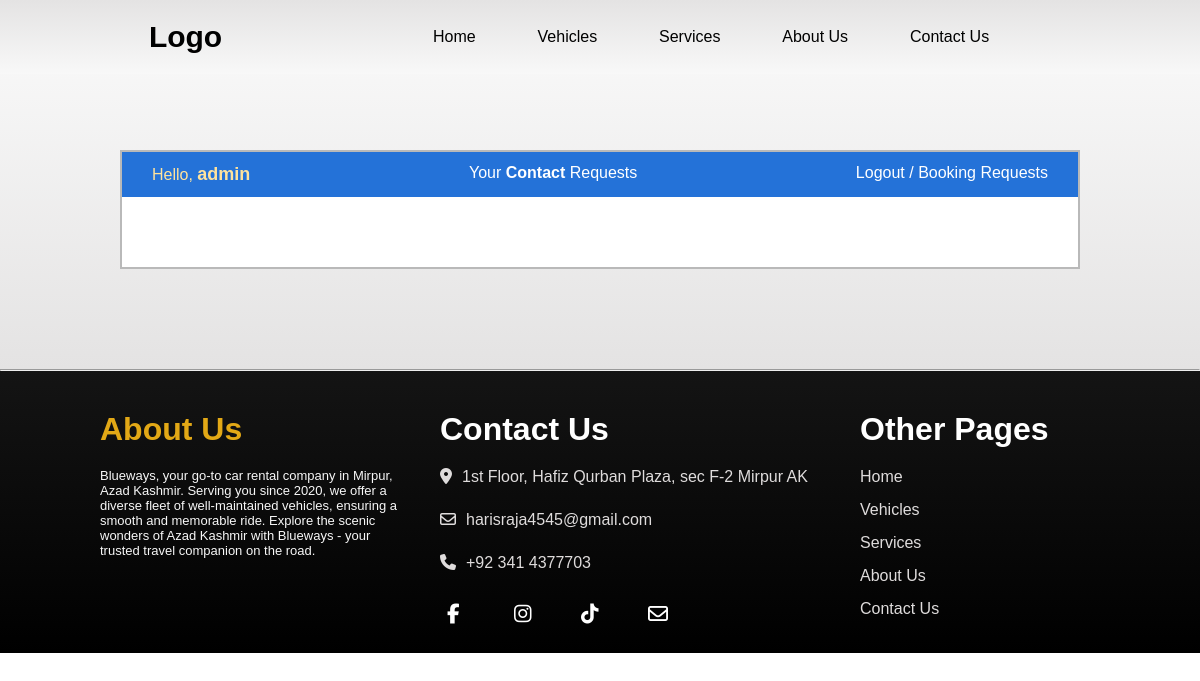
Before: /contactdashboard (signed in) with the older database file.
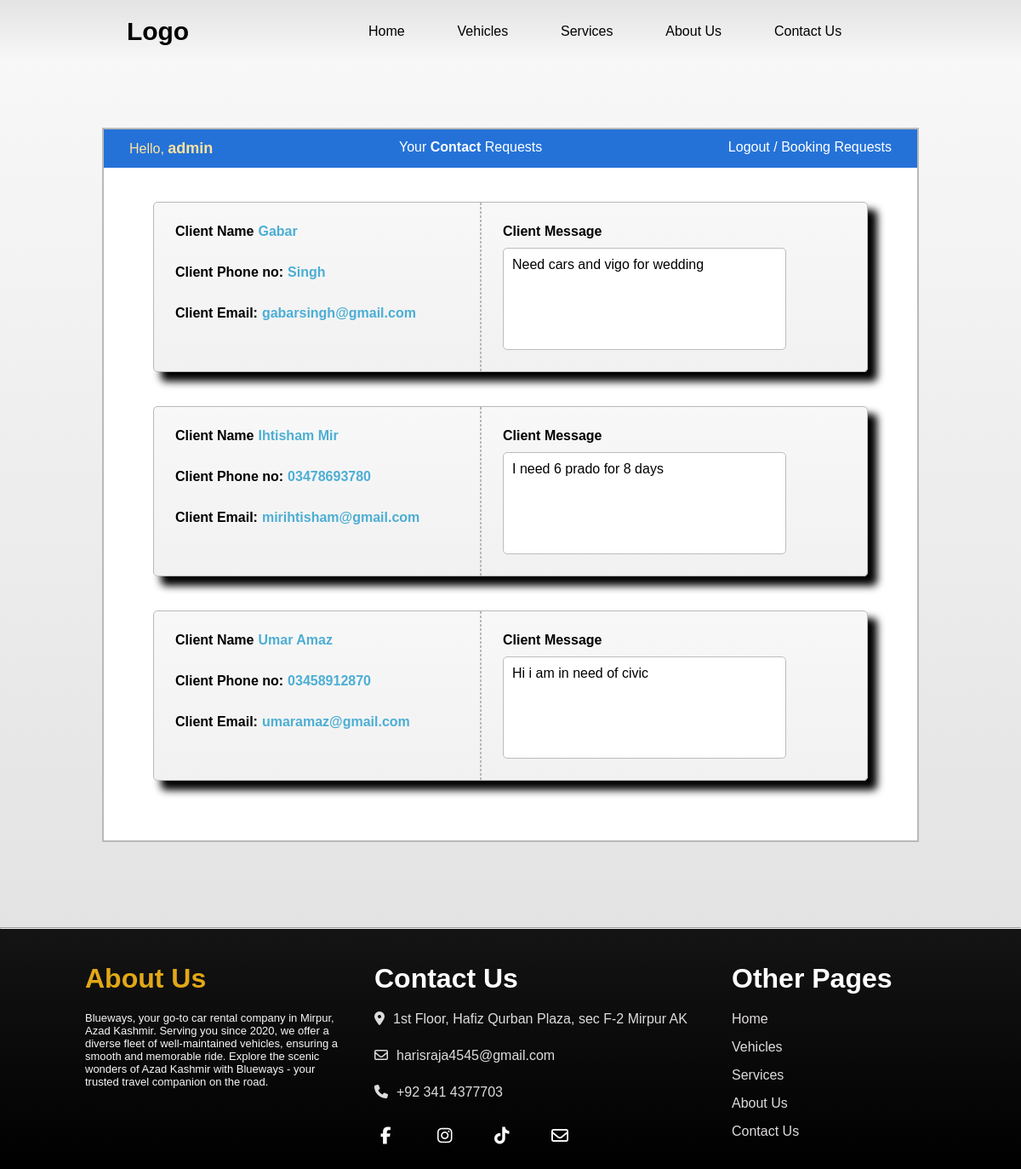
After: the same page with the newer database file.
### home/models.py (models this page shows, shortened)
class Contact(models.Model):
    name = models.CharField(max_length=100, null=True)
    phone = models.CharField(max_length=13, null=True)
    email = models.EmailField(("Email"), max_length=254, null=True)
    message = models.TextField(null=True)
    date_created = models.DateTimeField(auto_now_add=True, null=True)

### home/views.py (the view)
# urls.py: path('contactdashboard', views.contactDashboard, name='contactdashboard'),
@login_required(login_url='loginpage')
def contactDashboard(request):
    contacts = Contact.objects.all().order_by('-date_created')
    context = {'contacts':contacts}
    return render(request, 'home/contactdashboard.html',context)

### home/templates/home/contactdashboard.html
{% extends "home/main.html" %}
{% load static %}
{% block content %}
<link rel="stylesheet" href="{% static "/css/contactdashboard.css" %}">
<div class="dashboardcontainer">
    <div class="dashboardcont">
        <div class="dashboardtitle">
            <span id='titleuser' >Hello, <span id='titleusername'>{{request.user}}</span> </span>
            <span>Your <b>Contact</b> Requests </span>
            <span id='titleuserout'>
                <a  href="{% url "logoutpage" %}">
                    Logout
                </a>/
                <a href="{% url "admindashboard" %}">
                    Booking Requests
                </a>
            </span>
        </div>
        {% for i in contacts %}
        <div class="dashboardinfo">
            <div class="infodashleft">
                <div class="clientname">
                    <p class="client-name">Client Name</p>
                    <p class="rightname">{{i.name}}</p>
                </div>
                <div class="leftcontainers clientphone">
                    <p class="leftconthead client-phone">Client Phone no:</p>
                    <p class="leftcontvalue phone">{{i.phone}} </p>
                </div>
                <div class="leftcontainers clientemail">
                    <p class="leftconthead client-email">Client Email:</p>
                    <p class="leftcontvalue email">{{i.email}} </p>
                </div>
            </div>
            <div class="infodashright">
                <div class="clientmessage">
                    <p class="client-message">Client Message</p>
                    <p class="rightmessage">{{i.message}} </p>
                </div>
            </div>
        </div>
        {% endfor %}
    </div>
</div>
{% endblock content %}

### home/templates/home/main.html (shortened to what this page needs)
{% load static %}
<!DOCTYPE html>
<html lang="en">
<head>
</head>
<body>
    {% include "home/navbar.html" %}
    {% block content %}
    {% endblock content %}
    <hr>
    {% include "home/footer.html" %}
</body>
</html>

### home/templates/home/navbar.html (shortened to what this page needs)
{% load static %}
<link rel="stylesheet" href="{% static '/css/navbar.css' %}">
<nav>
    <div class="navbar-container">
        <div class='navbar-nav_logo'>
            Logo
        </div>
        <div class='navbar-nav_items'>
            <ul class='navbar-list_items'>
                <li class='navbar-item'>
                    <a href="/">Home</a>
                </li>
                <li class='navbar-item'>
                    <a href="{% url "vehicles" %}">Vehicles</a>
                </li>
                <li class='navbar-item'>
                    <a href="{% url "services" %}">Services</a>
                </li>
                <li class='navbar-item'>
                    <a href="{% url "aboutus" %}">About Us</a>
                </li>
                <li class='navbar-item'>
                    <a href="{% url "contactus" %}">Contact Us</a>
                </li>
            </ul>
        </div>
    </div>
</nav>

### home/templates/home/footer.html (shortened to what this page needs)
{% load static %}
<link rel="stylesheet" href="{% static "/css/footer.css" %}">
<link rel="stylesheet" href="https://cdnjs.cloudflare.com/ajax/libs/font-awesome/6.4.2/css/all.min.css" />
<div class="footer-container">
    <div class='footer-ind_cont' id="aboutUs">
        <h1 class="footer-title">About Us</h1>
        <div class="footer-cont">
            <p class='footer-about-p'>
                Blueways, your go-to car
                rental company in Mirpur, Azad Kashmir. Serving you since 2020, we offer a
                diverse fleet of well-maintained vehicles, ensuring a smooth and memorable
                ride. Explore the scenic wonders of Azad Kashmir with Blueways - your trusted travel companion on the road.
            </p>
        </div>
    </div>
    <div class='footer-ind_cont' id="contactUs">
        <h1 class="footer-title">Contact Us</h1>
        <div class="footer-cont">
            <ul class="footer-lines">
                <li class="footer-line footer-line-main"><i class="footer-icon fa-solid fa-location-dot"></i><p> 1st Floor, Hafiz Qurban Plaza, sec F-2 Mirpur AK</p> </li>
                <li class="footer-line footer-line-main"><i class="footer-icon fa-regular fa-envelope"></i><a href="mailto:harisraja4545@gmail.com">harisraja4545@gmail.com</a> </li>
                <li class="footer-line footer-line-main"><i class="footer-icon fa-solid fa-phone"></i><a href="tel:+923414377703">+92 341 4377703</a> </li>
                <ul id='social' class="footer-line">
                    <li><a target='blank' href="https://web.facebook.com/bluewayshire"><i class="fa-brands fa-facebook-f"></i></a></li>
                    <li><a target='blank' href="https://www.instagram.com/bluewayscarhire/"><i class="fa-brands fa-instagram"></i></a></li>
                    <li><a target='blank' href="https://www.tiktok.com/@blueways10?_t=8hiMQSPEGyP&_r=1"><i class="fa-brands fa-tiktok"></i></a></li>
                    <li><a target='blank' href="mailto:harisraja4545@gmail.com"><i class="fa-regular fa-envelope"></i></a></li>
                </ul>
            </ul>
        </div>
    </div>
    <div class='footer-ind_cont' id="explore">
        <h1 class="footer-title">Other Pages</h1>
        <div class="footer-cont">
                <ul class='footer-links'>
                    <li class='footer-link'>
                        <a href="/">Home</a>
                    </li>
                    <li class='footer-link'>
                        <a href="/vehicles">Vehicles</a>
                    </li>
                    <li class='footer-link'>
                        <a href="/services">Services</a>
                    </li>
                    <li class='footer-link'>
                        <a href="">About Us</a>
                    </li>
                    <li class='footer-link'>
                        <a href="">Contact Us</a>
                    </li>
                </ul>
        </div>
    </div>
</div>

### static/css/navbar.css (style rules this page uses)
* { margin: 0; padding: 0; box-sizing: border-box; }
.navbar-container { display: flex; justify-content: space-evenly; background: linear-gradient(to top,rgb(248, 248, 248), rgb(228, 227, 227)); padding: 20px 0 20px 0; align-items: center; border: none; position: fixed; top: 0; right: 0; z-index: 1; width: 100%; margin:0 0 50px 0; }
.navbar-nav_logo { font-size: 30px; font-weight: bold; }
.navbar-nav_items ul { display: flex; justify-content: space-evenly; width: 680px; }
.navbar-nav_items ul li { list-style: none; }
.navbar-nav_items ul li a { text-decoration: none; color: black; transition: 0.navbar-5s; }

### static/css/contactdashboard.css (style rules this page uses)
* { margin: 0; padding: 0; }
.dashboardcontainer { margin-top: 500px; }
.dashboardcontainer { background: linear-gradient(to bottom,rgb(248, 248, 248), rgb(228, 227, 227)); display: flex; align-items: center; justify-content: center; margin-top: 50px; }
.dashboardcontainer .dashboardcont { border: 2px solid rgb(185, 185, 185) ; width: 80vw; margin: 100px 0; display: flex; flex-direction: column; align-items: center; background: #fff; padding-bottom: 50px; }
.dashboardcont .dashboardtitle { width: 100%; background-color: rgb(36, 114, 216); color: #fff; display: flex; justify-content: space-between; padding: 12px 30px; margin-bottom: 20px; }
.dashboardtitle #titleuser { color: rgb(255, 227, 157); }
.dashboardtitle #titleusername { font-weight: bold; font-size: large; }
.dashboardtitle #titleuserout a { text-decoration: none; color: #fff; }
.dashboardcont .dashboardinfo { border: 1px solid rgb(185, 185, 185) ; display: flex; width: 70vw; margin: 20px 20px; background: linear-gradient(to bottom,rgb(248, 248, 248), rgb(241, 241, 241)); border-radius: 5px; box-shadow: 10px 10px 10px 1px black; }
.dashboardinfo .infodashleft { display: flex; flex-direction: column; padding: 10px 20px; width: 32vw; border-right: 1px dashed rgb(185, 185, 185); }
.infodashleft .leftcontainers { margin: 15px 5px; display: flex; }
.leftcontainers .leftconthead { margin: 0 5px 0 0; font-weight: bold; }
.leftcontainers .leftcontvalue { font-weight: bold; color: rgb(76, 174, 212); }
.dashboardinfo .infodashright { display: flex; flex-direction: column; padding: 10px 20px; width: 32vw; border-left: 1px dashed rgb(185, 185, 185); }
.infodashleft .clientname { margin: 15px 5px; display: flex; }
.clientname .client-name { margin: 0 5px 0 0; font-weight: bold; }
.clientname .rightname { font-weight: bold; color: rgb(76, 174, 212); }
.infodashright .clientmessage { margin: 15px 5px; }
.clientmessage .client-message { margin: 0 5px 0 0; font-weight: bold; }
.clientmessage .rightmessage { border: 1px solid rgb(189, 188, 188); height: 120px; margin-top: 10px; padding: 10px 10px; overflow: auto; background: #fff; border-radius: 5px; }

### static/css/footer.css (style rules this page uses)
* { margin: 0; padding: 0; font-family: sans-serif,Arial, Helvetica, sans-serif; }
.footer-container { display: flex; justify-content: space-evenly; height: auto; padding:20px 0 20px 60px; background: linear-gradient(to top, rgb(0, 0, 0),rgb(20, 20, 20)); color: #fff; }
.footer-ind_cont { width: 300px; display: flex; flex-direction: column; justify-content: flex-start; }
.footer-title { color: rgb(226, 168, 22); margin-bottom: 20px; margin-top: 20px; }
#contactUs { width: 380px; }
#contactUs .footer-title { color: #fff; }
#contactUs .footer-cont { color: #dfdcdc; }
#contactUs .footer-cont .footer-lines .footer-line .footer-icon { margin-right: 10px; }
#contactUs .footer-cont .footer-lines .footer-line-main a { text-decoration: none; color: #dfdcdc; }
.footer-cont .footer-about-p { font-size:13px; color: #f7f7f7; }
.footer-lines { display: flex; flex-direction: column; }
.footer-line { display: flex; justify-content: flex-start; }
.footer-lines .footer-line-main { list-style: none; margin-bottom: 25px; transition: 0.5s; }
#social { display: flex; list-style: none; }
#social li a { text-decoration: none; color: #fff; margin-right: 35px; font-size: 20px; padding: 7px; border-radius: 5px; display: flex; align-items: center; justify-content: center; }
#social li a i { width: 18px; }
#explore .footer-title { color: #fff; }
#explore .footer-cont ul { list-style: none; }
#explore .footer-cont ul .footer-link { margin-bottom: 15px; transition: 0.5s; }
#explore .footer-cont ul .footer-link a { text-decoration: none; color: #dfdcdc; }

Changed rows visible on the page:
added Contact: name "Gabar", phone "Singh", email "gabarsingh@gmail.com", message "Need cars and vigo for wedding"
added Contact: name "Ihtisham Mir", phone "03478693780", email "mirihtisham@gmail.com", message "I need 6 prado for 8 days"
added Contact: name "Umar Amaz", phone "03458912870", email "umaramaz@gmail.com", message "Hi i am in need of civic"
